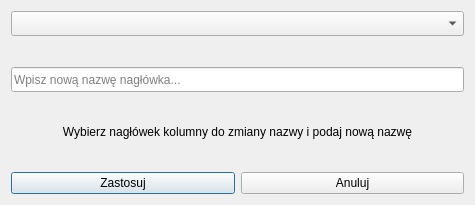
<?xml version="1.0" encoding="UTF-8"?>
<ui version="4.0">
 <class>Dialog_change_headers</class>
 <widget class="QDialog" name="Dialog_change_headers">
  <property name="windowModality">
   <enum>Qt::WindowModal</enum>
  </property>
  <property name="geometry">
   <rect>
    <x>0</x>
    <y>0</y>
    <width>475</width>
    <height>205</height>
   </rect>
  </property>
  <property name="minimumSize">
   <size>
    <width>475</width>
    <height>205</height>
   </size>
  </property>
  <property name="windowTitle">
   <string>Zmień nagłówki</string>
  </property>
  <layout class="QVBoxLayout" name="verticalLayout_2">
   <item>
    <layout class="QVBoxLayout" name="verticalLayout">
     <item>
      <widget class="QComboBox" name="comboBox_headers_list">
       <property name="minimumSize">
        <size>
         <width>0</width>
         <height>25</height>
        </size>
       </property>
       <property name="placeholderText">
        <string>Wybierz nagłówek do zmiany nazwy...</string>
       </property>
      </widget>
     </item>
     <item>
      <spacer name="horizontalSpacer_2">
       <property name="orientation">
        <enum>Qt::Vertical</enum>
       </property>
       <property name="sizeType">
        <enum>QSizePolicy::Fixed</enum>
       </property>
       <property name="sizeHint" stdset="0">
        <size>
         <width>5</width>
         <height>25</height>
        </size>
       </property>
      </spacer>
     </item>
     <item>
      <widget class="QLineEdit" name="lineEdit_new_header_name">
       <property name="minimumSize">
        <size>
         <width>0</width>
         <height>25</height>
        </size>
       </property>
       <property name="placeholderText">
        <string>Wpisz nową nazwę nagłówka...</string>
       </property>
      </widget>
     </item>
     <item>
      <widget class="QLabel" name="label_info_text">
       <property name="minimumSize">
        <size>
         <width>0</width>
         <height>25</height>
        </size>
       </property>
       <property name="text">
        <string>Wybierz nagłówek kolumny do zmiany nazwy i podaj nową nazwę</string>
       </property>
       <property name="alignment">
        <set>Qt::AlignCenter</set>
       </property>
      </widget>
     </item>
     <item>
      <layout class="QHBoxLayout" name="horizontalLayout">
       <item>
        <widget class="QPushButton" name="pushButton_Apply">
         <property name="text">
          <string>Zastosuj</string>
         </property>
        </widget>
       </item>
       <item>
        <widget class="QPushButton" name="pushButton_Cancel">
         <property name="text">
          <string>Anuluj</string>
         </property>
        </widget>
       </item>
      </layout>
     </item>
    </layout>
   </item>
  </layout>
 </widget>
 <resources>
  <include location="../images/app-icon/app-icon.qrc"/>
 </resources>
 <connections>
  <connection>
   <sender>pushButton_Cancel</sender>
   <signal>clicked()</signal>
   <receiver>Dialog_change_headers</receiver>
   <slot>close()</slot>
   <hints>
    <hint type="sourcelabel">
     <x>352</x>
     <y>172</y>
    </hint>
    <hint type="destinationlabel">
     <x>237</x>
     <y>102</y>
    </hint>
   </hints>
  </connection>
 </connections>
</ui>
